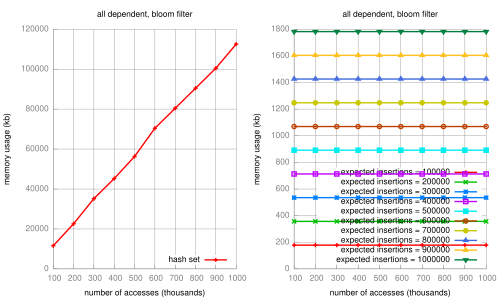

The gnuplot source for this figure:
set terminal pdf
set output 'dissertation-gnuplottex-fig4.pdf'
load '../graphs/none-all_dependencies.gnuplot'
